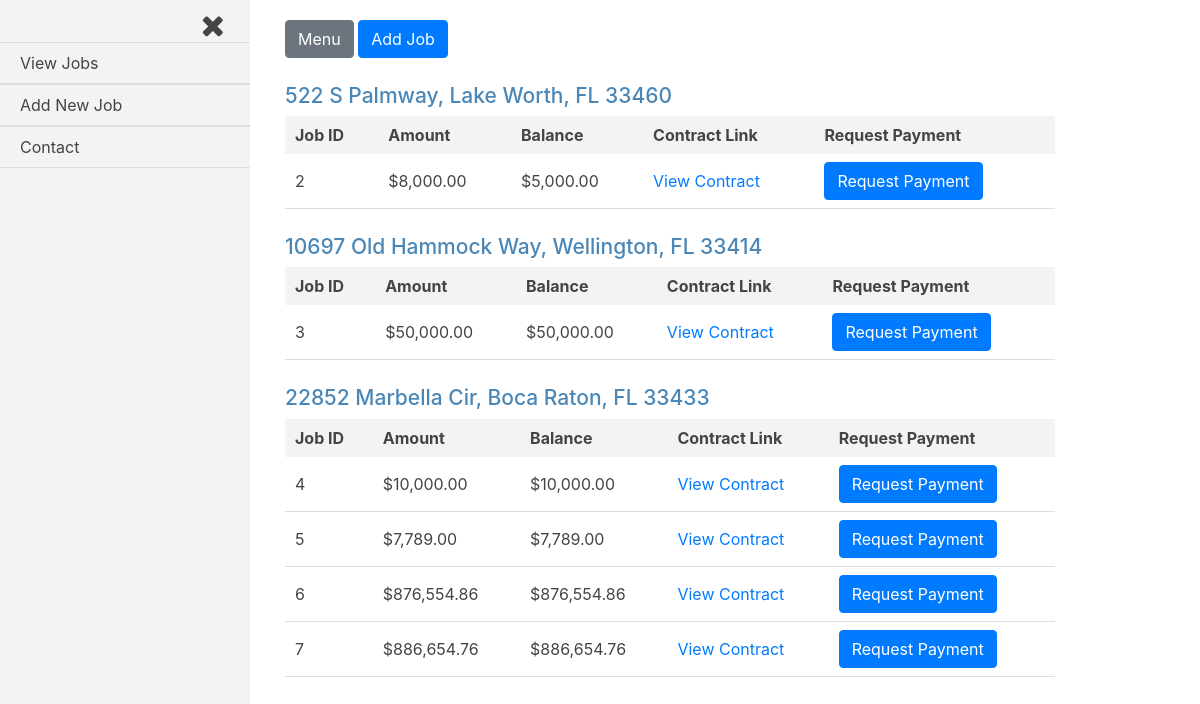
The page /jobs/ (signed in) on the database its author committed.
### jobs/models.py (models this page shows, shortened)
class Current_Worker(models.Model):
    house = models.ForeignKey(House, on_delete=models.CASCADE)
    company = models.ForeignKey(settings.AUTH_USER_MODEL, on_delete=models.CASCADE)
    current = models.BooleanField(default=False)

class House(models.Model):
    address = models.CharField(max_length=250)
    companies = models.ManyToManyField(settings.AUTH_USER_MODEL, through='Current_Worker')

class Job(models.Model):
    house = models.ForeignKey(House, on_delete=models.CASCADE)
    company = models.ForeignKey(settings.AUTH_USER_MODEL, on_delete=models.CASCADE,)
    start_amount = models.DecimalField(max_digits=8, decimal_places=2, default=0.00)
    start_date = models.DateTimeField(auto_now_add=True, blank=True)
    total_paid = models.DecimalField(max_digits=8, decimal_places=2, default=0.00)
    document_link = models.CharField(max_length=800)
    approved = models.BooleanField(default=False)
    @property
    def balance(self):
        if self.total_paid > self.start_amount:
            logger.error('Total amount paid exceeds the starting job amount.')
        diff = self.start_amount - self.total_paid
        balance = models.DecimalField(max_digits=8, decimal_places=2, default=diff)
        return diff

### jobs/views.py (the view)
# urls.py: path('', views.index, name='index'),
def index(request):
    current_user = request.user
    current_workers = Current_Worker.objects.filter(company_id=current_user.id, current=True)
    jobs = Job.objects.filter(company_id=current_user.id, approved=True)
    template = loader.get_template('jobs/index.html')
    form = Request_Payment_Form()
    context = {
        'current_workers': current_workers,
        'jobs': jobs,
        'current_user': current_user,
        'form': form,
    }
    if request.method == 'POST':
        form = Request_Payment_Form(request.POST)
        if form.is_valid():
            job_id = int(request.POST.get('job_id'))
            job = Job.objects.filter(id=job_id)
            amount = form.cleaned_data['amount']
            """if the current company already has a pending request for payment for a job for a house,
            do NOT write to the Request_Payment table"""
            flag = Request_Payment.objects.filter(job=job[0], amount=amount, approved=False)
            if not flag:
                job = Request_Payment(job=job[0], amount=amount, approved=False)
                job.save()
            return redirect('/accounts/login')
    else:
        form = Request_Payment_Form()
    return HttpResponse(template.render(context, request))

### jobs/forms.py
class Request_Payment_Form(ModelForm, forms.Form):
    class Meta:
        model = Request_Payment
        exclude = ['job', 'approved']
        widgets = {
            'amount': forms.HiddenInput(),
        }
        labels = {
        }

### jobs/templates/jobs/index.html (shortened to what this page needs)
{% extends 'base_login.html' %}
{% load humanize %}
{% load static %}
{% block content %}
{% for current_worker in current_workers %}
<div class="job-container">
  <div class="house">
    <h3 class="house-address">{{current_worker.house.address}}</h3>
  </div>
  <table class="job-summary">
    <tr class="job-headings">
      <th>Job ID</th>
      <th>Amount</th>
      <th>Balance</th>
      <th>Contract Link</th>
      <th>Request Payment</th>
    </tr>
    {% for job in jobs %}
      {% if job.house.address == current_worker.house.address %}
    <tr class="job-info">
      <td>{{job.id}}</td>
      <td>${{job.start_amount|intcomma}}</td>
      <td>${{job.balance|intcomma}}</td>
      <td><a href="{{job.document_link}}">View Contract</a></td>
      <td>
        <form class="request-payment-form" action="" method="post">
          <input class="btn btn-primary request-payment" type="submit" name="" value="Request Payment">
        </form>
      </td>
    </tr>
      {% endif %}
    {% endfor %}
  </table>
</div>
{% endfor %}
{% endblock content %}

### static/logged-in.css (style rules this page uses)
body { overflow-x: hidden; color: #444; }
.job-container { overflow-x: auto; margin-top: 25px; }
.job-container h3 { font-size: 21px; color: #4A87B6; }
.job-headings { background-color: #f3f3f3; }
.job-headings th { padding: 7px 10px; }
.job-summary { width: 100%; min-width: 475px; max-width: 770px; }
.job-summary td { padding: 8px 10px; }
.job-info { border-bottom: 1px solid #ddd; }

### rows shown on the page
Current_Worker: house.address "522 S Palmway, Lake Worth, FL 33460"
Job: id "2", start_amount "8,000.00", balance "5,000.00"
Current_Worker: house.address "10697 Old Hammock Way, Wellington, FL 33414"
Job: id "3", start_amount "50,000.00", balance "50,000.00"
Current_Worker: house.address "22852 Marbella Cir, Boca Raton, FL 33433"
Job: id "4", start_amount "10,000.00", balance "10,000.00"
Job: id "5", start_amount "7,789.00", balance "7,789.00"
Job: id "6", start_amount "876,554.86", balance "876,554.86"
Job: id "7", start_amount "886,654.76", balance "886,654.76"
